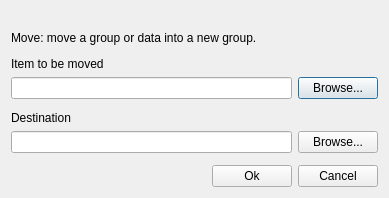
<?xml version="1.0" encoding="UTF-8"?>
<ui version="4.0">
 <class>Dialog</class>
 <widget class="QDialog" name="Dialog">
  <property name="geometry">
   <rect>
    <x>0</x>
    <y>0</y>
    <width>389</width>
    <height>198</height>
   </rect>
  </property>
  <property name="windowTitle">
   <string>Dialog</string>
  </property>
  <layout class="QVBoxLayout" name="verticalLayout">
   <item>
    <spacer name="verticalSpacer">
     <property name="orientation">
      <enum>Qt::Vertical</enum>
     </property>
     <property name="sizeHint" stdset="0">
      <size>
       <width>20</width>
       <height>40</height>
      </size>
     </property>
    </spacer>
   </item>
   <item>
    <widget class="QLabel" name="label">
     <property name="text">
      <string>Move: move a group or data into a new group.</string>
     </property>
    </widget>
   </item>
   <item>
    <spacer name="verticalSpacer_2">
     <property name="orientation">
      <enum>Qt::Vertical</enum>
     </property>
     <property name="sizeHint" stdset="0">
      <size>
       <width>20</width>
       <height>26</height>
      </size>
     </property>
    </spacer>
   </item>
   <item>
    <widget class="QLabel" name="label_2">
     <property name="text">
      <string>Item to be moved</string>
     </property>
    </widget>
   </item>
   <item>
    <layout class="QHBoxLayout" name="horizontalLayout_2">
     <item>
      <widget class="QLineEdit" name="lineEdit_item_path"/>
     </item>
     <item>
      <widget class="QPushButton" name="pushButton_browse_item">
       <property name="text">
        <string>Browse...</string>
       </property>
      </widget>
     </item>
    </layout>
   </item>
   <item>
    <spacer name="verticalSpacer_3">
     <property name="orientation">
      <enum>Qt::Vertical</enum>
     </property>
     <property name="sizeHint" stdset="0">
      <size>
       <width>20</width>
       <height>25</height>
      </size>
     </property>
    </spacer>
   </item>
   <item>
    <widget class="QLabel" name="label_3">
     <property name="text">
      <string>Destination</string>
     </property>
    </widget>
   </item>
   <item>
    <layout class="QHBoxLayout" name="horizontalLayout">
     <item>
      <widget class="QLineEdit" name="lineEdit_dest_path"/>
     </item>
     <item>
      <widget class="QPushButton" name="pushButton_browse_dest">
       <property name="text">
        <string>Browse...</string>
       </property>
      </widget>
     </item>
    </layout>
   </item>
   <item>
    <spacer name="verticalSpacer_4">
     <property name="orientation">
      <enum>Qt::Vertical</enum>
     </property>
     <property name="sizeHint" stdset="0">
      <size>
       <width>20</width>
       <height>26</height>
      </size>
     </property>
    </spacer>
   </item>
   <item>
    <layout class="QHBoxLayout" name="horizontalLayout_3">
     <item>
      <spacer name="horizontalSpacer">
       <property name="orientation">
        <enum>Qt::Horizontal</enum>
       </property>
       <property name="sizeHint" stdset="0">
        <size>
         <width>40</width>
         <height>20</height>
        </size>
       </property>
      </spacer>
     </item>
     <item>
      <widget class="QPushButton" name="pushButton_ok">
       <property name="text">
        <string>Ok</string>
       </property>
      </widget>
     </item>
     <item>
      <widget class="QPushButton" name="pushButton_cancel">
       <property name="text">
        <string>Cancel</string>
       </property>
      </widget>
     </item>
    </layout>
   </item>
  </layout>
 </widget>
 <resources/>
 <connections/>
</ui>
